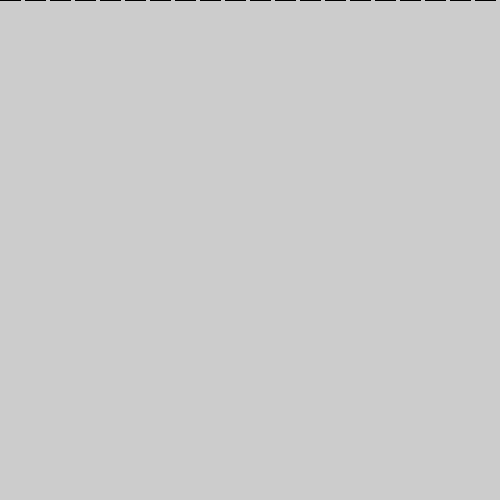
Frame 1 (no input)
Frame 60 (the mouse pressed at the canvas centre just before this capture): identical to frame 1, image omitted
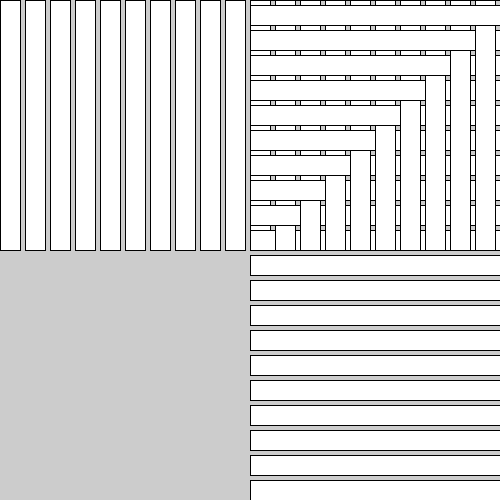
Frame 120 (the mouse held since frame 60 and released just before this capture)

The Processing sketch that drew these frames (run headless with seeded random() and noise(); from frame 60 on, the mouse is pressed at the canvas centre):

// Processing sketch: processing_142692
// ── processing_142692.pde

void setup() {
  size(500, 500);
}
void draw() {
 
  rect(0, 0, 20, mouseY);
  rect(500, 500, -mouseX, -20);
  
  rect(25, 0, 20, mouseY);
  rect(500, 475, -mouseX, -20);
  
  rect(50, 0, 20, mouseY);
  rect(500, 450, -mouseX, -20);

  rect(75, 0, 20, mouseY);
  rect(500, 425, -mouseX, -20);
  
  rect(100, 0, 20, mouseY);
  rect(500, 400, -mouseX, -20);
  
  rect(125, 0, 20, mouseY);
  rect(500, 375, -mouseX, -20);
  
  rect(150, 0, 20, mouseY);
  rect(500, 350, -mouseX, -20);
  
  rect(175, 0, 20, mouseY);
  rect(500, 325, -mouseX, -20);
  
  rect(200, 0, 20, mouseY);
  rect(500, 300, -mouseX, -20);
  
  rect(225, 0, 20, mouseY);
  rect(500, 275, -mouseX, -20);
  
  rect(250, 0, 20, mouseY);
  rect(500, 250, -mouseX, -20);
  
  rect(275, 0, 20, mouseY);
  rect(500, 225, -mouseX, -20);
  
  rect(300, 0, 20, mouseY);
  rect(500, 200, -mouseX, -20);
  
  rect(325, 0, 20, mouseY);
  rect(500, 175, -mouseX, -20);
  
  rect(350, 0, 20, mouseY);
  rect(500, 150, -mouseX, -20);
  
  rect(375, 0, 20, mouseY);
  rect(500, 125, -mouseX, -20);
  
  rect(400, 0, 20, mouseY);
  rect(500, 100, -mouseX, -20);
  
  rect(425, 0, 20, mouseY);
  rect(500, 75, -mouseX, -20);
  
  rect(450, 0, 20, mouseY);
  rect(500, 50, -mouseX, -20);
  
  rect(475, 0, 20, mouseY);
  rect(500, 25, -mouseX, -20);
  
  rect(500, 0, -mouseX, -20);
  
  
}
